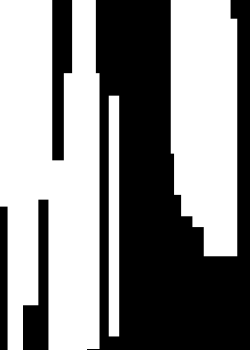
Frame 1 (no input)
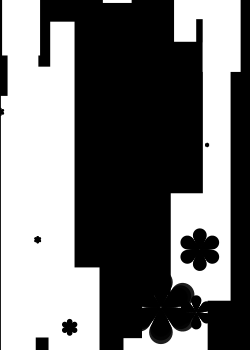
Frame 60 (the mouse pressed at the canvas centre just before this capture)
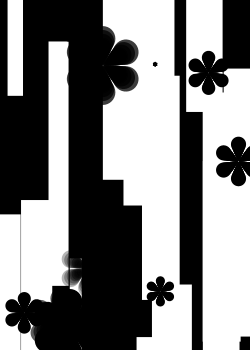
Frame 120 (the mouse held since frame 60 and released just before this capture)

The Processing sketch that drew these frames (run headless with seeded random() and noise(); from frame 60 on, the mouse is pressed at the canvas centre):

// Processing sketch: processing_76125
// ── processing_76125.pde

Block[] block = new Block[20];
Flower[] flower = new Flower[10];

void setup() {
  size(250, 350);
  background(0);
  smooth();
  rectMode(CENTER);

  for (int i = 0; i < block.length;i++) {
    block[i] = new Block();
  }
  for (int j = 0; j < flower.length;j++) {
    flower[j] = new Flower();
  }
}

void draw() {
  background(0);

  for (int i = 0; i < block.length;i++) {
    block[i].display();
    block[i].move();
  }

  for (int j = 0; j < flower.length;j++) {
    flower[j].display();
    flower[j].blooming();
  }
}
class Block {
  float x;
  float y;
  float speed;
  float rect_w;
  float rect_h;

  Block() {
    speed = random(-10, 10);
    if(speed < 1 && speed > -1){
      speed += 3;
    }
    rect_w = random(10, 40);
    rect_h = random(220, 280);

    x = random(width);
    y = random(height);
  }

  void display() {
    noStroke();
    fill(255);
    rect(x, y, rect_w, rect_h);
  }

  void move() {
    y += speed;
    if (y > height + rect_h/2  || y < -rect_h/2) {
      rect_w = random(10, 40);
      rect_h = random(220, 280);
      x = random(width);

      if (speed > 0) {
        y = - rect_h/2;
      }
      else {
        y = height+rect_h/2;
      }
    }
  }
}

class Flower {
  float x;
  float y;
  float roundness; //花のまるっこさ 0.9 ~ 1.2 あたりが良いかも
  float size; //大きさ
  int val; //花びらの枚数
  float goal; //最終的なサイズ
  float speed;
  float alp;

  Flower() {
    x = random(width);
    y = random(height);

    roundness = random(0.89, 1.24);
    size = 0; 
    val = 6;//(int)random(6, 8.9);
    goal = random(0.2, 0.5); 
    speed = random(0.005, 0.02);
    alp = 255;
  }

  void blooming() {   
    size += speed;

    if (size > goal) {
      size = goal;
      alp -= 30;

      if (alp < 0) {
        size = 0;
        roundness = random(0.89, 1.24);
        goal = random(0.2, 0.5);
        speed = random(0.005, 0.02);
        alp = 255;
        x = random(width);
        y = random(height);
      }
    }
  }

  void display() {
    peacock(x, y);
  }

  void peacock(float x, float y) {
    for (int i = 6;i>3;i-=2) {
      noStroke();
      fill(0, alp);
      drop(x, y, i);
    }
  }

  void drop(float x, float y, int p) {
    for (int i = 0 ; i < val; i++) {
      pushMatrix();
      translate(x, y);
      rotate(radians((360/ val) * i));

      for (int j = 10; j > 0;j--) {
        ellipse(0, j*p*roundness*size, (j*p+3)*size, (j*p+3)*size);
      }
      popMatrix();
    }
  }
}
